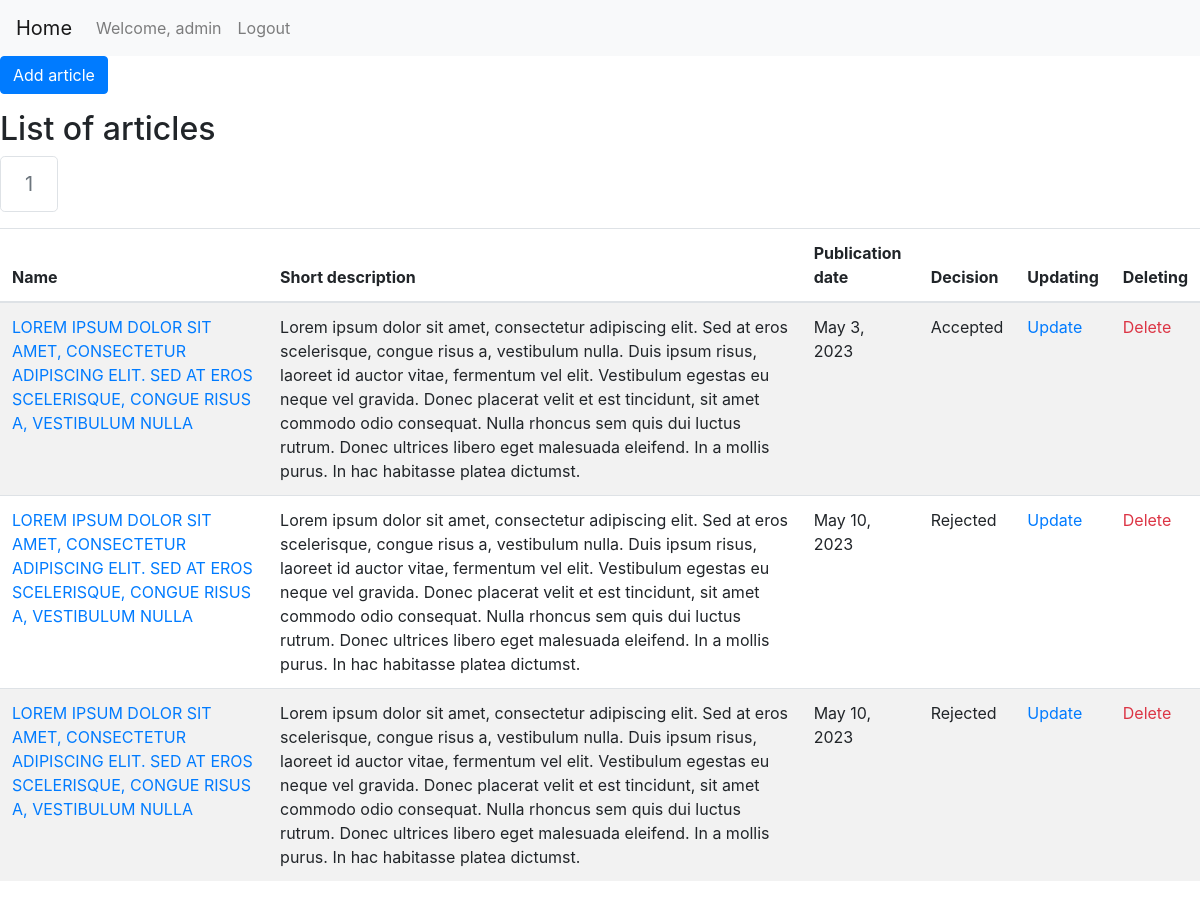
The app's page /my_articles/1 (signed in) with its own data.
### journal_website/models.py (models this page shows, shortened)
class Article(models.Model):
    name = models.ForeignKey(String, related_name="article_name", on_delete=models.CASCADE)
    short_description = models.ForeignKey(String, related_name="article_short_description", on_delete=models.CASCADE)
    publication_date = models.DateField()
    file_name = models.TextField()
    authors = models.ForeignKey(String, related_name="article_authors", on_delete=models.CASCADE)
    user = models.ForeignKey(User, related_name="article_custom_user", on_delete=models.SET_NULL, null=True)
    volume = models.ForeignKey(Volume, related_name="article_volume", on_delete=models.SET_NULL, null=True)
    category = models.ForeignKey(Category, related_name="article_category", on_delete=models.SET_NULL, null=True)
    DECISIONS = [("accepted", "Accepted"), ("rejected", "Rejected"), ("awaiting_decision", "Awaiting decision")]
    decision = models.CharField(max_length=20, choices=DECISIONS)
    class Meta:
        verbose_name_plural = "articles"

class String(models.Model):
    russian = models.TextField()
    english = models.TextField(blank=True, null=True)
    def __str__(self):
        return self.english
    class Meta:
        verbose_name_plural = "strings"

### journal_website/views.py (the view)
# urls.py: path("my_articles/<int:number_of_page>", views.display_page_with_articles_for_specific_user, name="specific_user_articles_with_pagination"),
@login_required
def display_page_with_articles_for_specific_user(request: WSGIRequest, number_of_page: int) -> HttpResponse:
	pagination_for_articles = article.get_pagination_for_list_of_articles(list_of_articles=article.get_all_articles_for_user(request.user), number_of_articles_per_page=5, number_of_page_to_display=number_of_page)
	return render(request, "article/articles_for_specific_user.html", {"pagination_for_articles": pagination_for_articles})

### journal_website/repositories/ArticleRepository.py (called while the page is built)
    def get_all_articles_for_user(self, user: SimpleLazyObject) -> QuerySet:
        return self.__article_model.objects.filter(user=user)

    def get_pagination_for_list_of_articles(self, list_of_articles: QuerySet, number_of_articles_per_page: int, number_of_page_to_display: int) -> Page:
        paginator = Paginator(list_of_articles, per_page=number_of_articles_per_page)
        return paginator.get_page(number_of_page_to_display)

### journal_website/templates/article/articles_for_specific_user.html (shortened to what this page needs)
{% extends 'main/layout.html' %}
{% block body %}
{% load crispy_forms_tags %}
<body>
<nav class="navbar navbar-expand-lg navbar-light bg-light">
    <a class="navbar-brand" href="/">Home</a>
    <div class="collapse navbar-collapse" id="navbarText">
      <ul class="navbar-nav mr-auto">
        {% if user.is_authenticated %}
        <li class="nav-item">
          <a class="nav-link" href="#">Welcome, {{user.username}}</a>
        </li>
        <li class="nav-item">
          <a class="nav-link" href="/logout">Logout</a>
        </li>
        {% endif %}
      </ul>
    </div>
</nav>
<p><a href="{% url 'scientific_publications_with_pagination' 1 %}" class="btn btn-primary">Add article</a></p>
<h2>List of articles</h2>
<nav aria-label="Page navigation">
  <ul class="pagination pagination-lg">
    {% block pagination %}
    {% for number_of_page in pagination_for_articles.paginator.get_elided_page_range %}
        {% if number_of_page == pagination_for_articles.paginator.ELLIPSIS %}
          {{ number_of_page }}
        {% else %}
          {% if number_of_page == pagination_for_articles.number %}
            <li class="page-item disabled">
              <a class="page-link" href="#" tabindex="-1">{{ number_of_page }}</a>
            </li>
          {% else %}
              <li class="page-item"><a class="page-link" href="{% url 'specific_user_articles_with_pagination' number_of_page %}">{{ number_of_page }}</a></li>
          {% endif %}
        {% endif %}
    {% endfor %}
    {% endblock %}
  </ul>
</nav>
<div class="table-responsive">
  <table class="table table-striped">
    <thead>
      <tr>
        <th>Name</th>
        <th>Short description</th>
        <th>Publication date</th>
        <th>Decision</th>
        <th>Updating</th>
        <th>Deleting</th>
      </tr>
    </thead>
    <tbody>
      {% block article %}
        {% for article in pagination_for_articles %}
          <tr>
            <td><a href="{% url 'article_details' article.pk %}">{{ article.name }}</a></td>
            <td>{{ article.short_description }}</td>
            <td>{{ article.publication_date }}</td>
            <td>{{ article.get_decision_display }}</td>
            <td><a href="{% url 'update_article' article.pk %}">Update</a></td>
            <td><a class="text-danger" href="{% url 'delete_article' article.pk %}">Delete</a></td>
          </tr>
        {% endfor %}
      {% endblock %}
    </tbody>
  </table>
</div>
</body>
{% endblock %}

### records on screen
Article: name "LOREM IPSUM DOLOR SIT AMET, CONSECTETUR ADIPISCING ELIT. SED AT EROS SCELERISQUE, CONGUE RISUS A, VESTIBULUM NULLA", short_description "Lorem ipsum dolor sit amet, consectetur adipiscing elit. Sed at eros scelerisque, congue risus a, vestibulum nulla. Duis ipsum risus, laoreet id auctor vitae, fermentum vel elit. Vestibulum egestas eu neque vel gravida. Donec placerat velit et est tincidunt, sit amet commodo odio consequat. Nulla rhoncus sem quis dui luctus rutrum. Donec ultrices libero eget malesuada eleifend. In a mollis purus. In hac habitasse platea dictumst.", publication_date "May 3, 2023", decision "Accepted"
Article: name "LOREM IPSUM DOLOR SIT AMET, CONSECTETUR ADIPISCING ELIT. SED AT EROS SCELERISQUE, CONGUE RISUS A, VESTIBULUM NULLA", short_description "Lorem ipsum dolor sit amet, consectetur adipiscing elit. Sed at eros scelerisque, congue risus a, vestibulum nulla. Duis ipsum risus, laoreet id auctor vitae, fermentum vel elit. Vestibulum egestas eu neque vel gravida. Donec placerat velit et est tincidunt, sit amet commodo odio consequat. Nulla rhoncus sem quis dui luctus rutrum. Donec ultrices libero eget malesuada eleifend. In a mollis purus. In hac habitasse platea dictumst.", publication_date "May 10, 2023", decision "Rejected"
Article: name "LOREM IPSUM DOLOR SIT AMET, CONSECTETUR ADIPISCING ELIT. SED AT EROS SCELERISQUE, CONGUE RISUS A, VESTIBULUM NULLA", short_description "Lorem ipsum dolor sit amet, consectetur adipiscing elit. Sed at eros scelerisque, congue risus a, vestibulum nulla. Duis ipsum risus, laoreet id auctor vitae, fermentum vel elit. Vestibulum egestas eu neque vel gravida. Donec placerat velit et est tincidunt, sit amet commodo odio consequat. Nulla rhoncus sem quis dui luctus rutrum. Donec ultrices libero eget malesuada eleifend. In a mollis purus. In hac habitasse platea dictumst.", publication_date "May 10, 2023", decision "Rejected"

### other values on screen
{{ user.username }} "admin"
{{ number_of_page }} "1"
